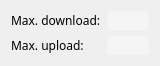
    <widget class="QWidget" name="formLayoutWidget_4">
     <property name="geometry">
      <rect>
       <x>360</x>
       <y>600</y>
       <width>160</width>
       <height>44</height>
      </rect>
     </property>
     <layout class="QFormLayout" name="flTorrentSpeed">
      <item row="0" column="0">
       <widget class="QLabel" name="labelDown">
        <property name="palette">
         <palette>
          <active>
           <colorrole role="WindowText">
            <brush brushstyle="SolidPattern">
             <color alpha="255">
              <red>0</red>
              <green>0</green>
              <blue>0</blue>
             </color>
            </brush>
           </colorrole>
           <colorrole role="Button">
            <brush brushstyle="SolidPattern">
             <color alpha="0">
              <red>255</red>
              <green>255</green>
              <blue>255</blue>
             </color>
            </brush>
           </colorrole>
           <colorrole role="Text">
            <brush brushstyle="SolidPattern">
             <color alpha="255">
              <red>0</red>
              <green>0</green>
              <blue>0</blue>
             </color>
            </brush>
           </colorrole>
           <colorrole role="ButtonText">
            <brush brushstyle="SolidPattern">
             <color alpha="255">
              <red>0</red>
              <green>0</green>
              <blue>0</blue>
             </color>
            </brush>
           </colorrole>
           <colorrole role="Base">
            <brush brushstyle="SolidPattern">
             <color alpha="0">
              <red>255</red>
              <green>255</green>
              <blue>255</blue>
             </color>
            </brush>
           </colorrole>
           <colorrole role="Window">
            <brush brushstyle="SolidPattern">
             <color alpha="0">
              <red>255</red>
              <green>255</green>
              <blue>255</blue>
             </color>
            </brush>
           </colorrole>
          </active>
          <inactive>
           <colorrole role="WindowText">
            <brush brushstyle="SolidPattern">
             <color alpha="255">
              <red>0</red>
              <green>0</green>
              <blue>0</blue>
             </color>
            </brush>
           </colorrole>
           <colorrole role="Button">
            <brush brushstyle="SolidPattern">
             <color alpha="0">
              <red>255</red>
              <green>255</green>
              <blue>255</blue>
             </color>
            </brush>
           </colorrole>
           <colorrole role="Text">
            <brush brushstyle="SolidPattern">
             <color alpha="255">
              <red>0</red>
              <green>0</green>
              <blue>0</blue>
             </color>
            </brush>
           </colorrole>
           <colorrole role="ButtonText">
            <brush brushstyle="SolidPattern">
             <color alpha="255">
              <red>0</red>
              <green>0</green>
              <blue>0</blue>
             </color>
            </brush>
           </colorrole>
           <colorrole role="Base">
            <brush brushstyle="SolidPattern">
             <color alpha="0">
              <red>255</red>
              <green>255</green>
              <blue>255</blue>
             </color>
            </brush>
           </colorrole>
           <colorrole role="Window">
            <brush brushstyle="SolidPattern">
             <color alpha="0">
              <red>255</red>
              <green>255</green>
              <blue>255</blue>
             </color>
            </brush>
           </colorrole>
          </inactive>
          <disabled>
           <colorrole role="WindowText">
            <brush brushstyle="SolidPattern">
             <color alpha="255">
              <red>0</red>
              <green>0</green>
              <blue>0</blue>
             </color>
            </brush>
           </colorrole>
           <colorrole role="Button">
            <brush brushstyle="SolidPattern">
             <color alpha="0">
              <red>255</red>
              <green>255</green>
              <blue>255</blue>
             </color>
            </brush>
           </colorrole>
           <colorrole role="Text">
            <brush brushstyle="SolidPattern">
             <color alpha="255">
              <red>0</red>
              <green>0</green>
              <blue>0</blue>
             </color>
            </brush>
           </colorrole>
           <colorrole role="ButtonText">
            <brush brushstyle="SolidPattern">
             <color alpha="255">
              <red>0</red>
              <green>0</green>
              <blue>0</blue>
             </color>
            </brush>
           </colorrole>
           <colorrole role="Base">
            <brush brushstyle="SolidPattern">
             <color alpha="0">
              <red>255</red>
              <green>255</green>
              <blue>255</blue>
             </color>
            </brush>
           </colorrole>
           <colorrole role="Window">
            <brush brushstyle="SolidPattern">
             <color alpha="0">
              <red>255</red>
              <green>255</green>
              <blue>255</blue>
             </color>
            </brush>
           </colorrole>
          </disabled>
         </palette>
        </property>
        <property name="font">
         <font>
          <family>Modern Antiqua</family>
          <pointsize>9</pointsize>
          <weight>50</weight>
          <italic>false</italic>
          <bold>false</bold>
         </font>
        </property>
        <property name="styleSheet">
         <string notr="true">color: rgb(0, 0, 0);</string>
        </property>
        <property name="text">
         <string>Max. download:</string>
        </property>
       </widget>
      </item>
      <item row="0" column="1">
       <widget class="QLineEdit" name="lineMaxDL">
        <property name="font">
         <font>
          <family>Modern Antiqua</family>
          <pointsize>9</pointsize>
          <weight>50</weight>
          <italic>false</italic>
          <bold>false</bold>
         </font>
        </property>
        <property name="styleSheet">
         <string notr="true">color: rgb(0, 0, 0);
background-color: rgb(255, 255, 255, 100);
border-radius:4px;</string>
        </property>
        <property name="text">
         <string notr="true"/>
        </property>
       </widget>
      </item>
      <item row="1" column="0">
       <widget class="QLabel" name="labelUp">
        <property name="palette">
         <palette>
          <active>
           <colorrole role="WindowText">
            <brush brushstyle="SolidPattern">
             <color alpha="255">
              <red>0</red>
              <green>0</green>
              <blue>0</blue>
             </color>
            </brush>
           </colorrole>
           <colorrole role="Button">
            <brush brushstyle="SolidPattern">
             <color alpha="0">
              <red>255</red>
              <green>255</green>
              <blue>255</blue>
             </color>
            </brush>
           </colorrole>
           <colorrole role="Text">
            <brush brushstyle="SolidPattern">
             <color alpha="255">
              <red>0</red>
              <green>0</green>
              <blue>0</blue>
             </color>
            </brush>
           </colorrole>
           <colorrole role="ButtonText">
            <brush brushstyle="SolidPattern">
             <color alpha="255">
              <red>0</red>
              <green>0</green>
              <blue>0</blue>
             </color>
            </brush>
           </colorrole>
           <colorrole role="Base">
            <brush brushstyle="SolidPattern">
             <color alpha="0">
              <red>255</red>
              <green>255</green>
              <blue>255</blue>
             </color>
            </brush>
           </colorrole>
           <colorrole role="Window">
            <brush brushstyle="SolidPattern">
             <color alpha="0">
              <red>255</red>
              <green>255</green>
              <blue>255</blue>
             </color>
            </brush>
           </colorrole>
          </active>
          <inactive>
           <colorrole role="WindowText">
            <brush brushstyle="SolidPattern">
             <color alpha="255">
              <red>0</red>
              <green>0</green>
              <blue>0</blue>
             </color>
            </brush>
           </colorrole>
           <colorrole role="Button">
            <brush brushstyle="SolidPattern">
             <color alpha="0">
              <red>255</red>
              <green>255</green>
              <blue>255</blue>
             </color>
            </brush>
           </colorrole>
           <colorrole role="Text">
            <brush brushstyle="SolidPattern">
             <color alpha="255">
              <red>0</red>
              <green>0</green>
              <blue>0</blue>
             </color>
            </brush>
           </colorrole>
           <colorrole role="ButtonText">
            <brush brushstyle="SolidPattern">
             <color alpha="255">
              <red>0</red>
              <green>0</green>
              <blue>0</blue>
             </color>
            </brush>
           </colorrole>
           <colorrole role="Base">
            <brush brushstyle="SolidPattern">
             <color alpha="0">
              <red>255</red>
              <green>255</green>
              <blue>255</blue>
             </color>
            </brush>
           </colorrole>
           <colorrole role="Window">
            <brush brushstyle="SolidPattern">
             <color alpha="0">
              <red>255</red>
              <green>255</green>
              <blue>255</blue>
             </color>
            </brush>
           </colorrole>
          </inactive>
          <disabled>
           <colorrole role="WindowText">
            <brush brushstyle="SolidPattern">
             <color alpha="255">
              <red>0</red>
              <green>0</green>
              <blue>0</blue>
             </color>
            </brush>
           </colorrole>
           <colorrole role="Button">
            <brush brushstyle="SolidPattern">
             <color alpha="0">
              <red>255</red>
              <green>255</green>
              <blue>255</blue>
             </color>
            </brush>
           </colorrole>
           <colorrole role="Text">
            <brush brushstyle="SolidPattern">
             <color alpha="255">
              <red>0</red>
              <green>0</green>
              <blue>0</blue>
             </color>
            </brush>
           </colorrole>
           <colorrole role="ButtonText">
            <brush brushstyle="SolidPattern">
             <color alpha="255">
              <red>0</red>
              <green>0</green>
              <blue>0</blue>
             </color>
            </brush>
           </colorrole>
           <colorrole role="Base">
            <brush brushstyle="SolidPattern">
             <color alpha="0">
              <red>255</red>
              <green>255</green>
              <blue>255</blue>
             </color>
            </brush>
           </colorrole>
           <colorrole role="Window">
            <brush brushstyle="SolidPattern">
             <color alpha="0">
              <red>255</red>
              <green>255</green>
              <blue>255</blue>
             </color>
            </brush>
           </colorrole>
          </disabled>
         </palette>
        </property>
        <property name="font">
         <font>
          <family>Modern Antiqua</family>
          <pointsize>9</pointsize>
          <weight>50</weight>
          <italic>false</italic>
          <bold>false</bold>
         </font>
        </property>
        <property name="styleSheet">
         <string notr="true">color: rgb(0, 0, 0);</string>
        </property>
        <property name="text">
         <string>Max. upload:</string>
        </property>
       </widget>
      </item>
      <item row="1" column="1">
       <widget class="QLineEdit" name="lineMaxUL">
        <property name="font">
         <font>
          <family>Modern Antiqua</family>
          <pointsize>9</pointsize>
          <weight>50</weight>
          <italic>false</italic>
          <bold>false</bold>
         </font>
        </property>
        <property name="styleSheet">
         <string notr="true">color: rgb(0, 0, 0);
background-color: rgb(255, 255, 255, 100);
border-radius:4px;</string>
        </property>
        <property name="text">
         <string notr="true"/>
        </property>
       </widget>
      </item>
     </layout>
    </widget>
